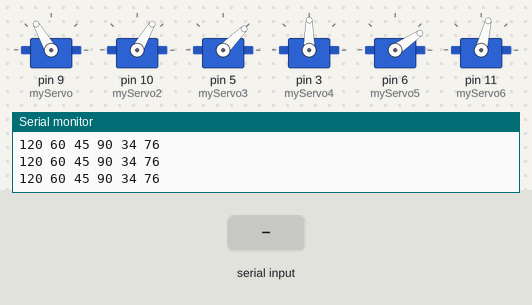
Recording of a sketch running on a simulated Arduino Uno, built with avr-gcc and run on an emulated ATmega328P. On the bench: 6 × servo, the last lines printed to the serial monitor. The test bench sets the inputs (shaded band).

Above: at 1.2 s.
1.3 s: "go\n" received over Serial
At 1.85 s:
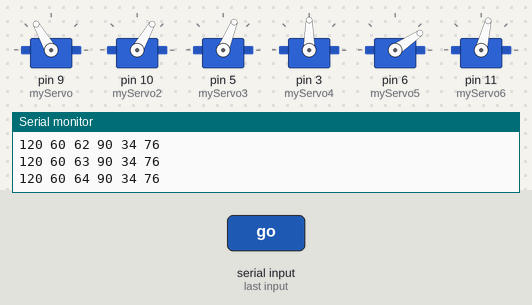
At 3.14 s:
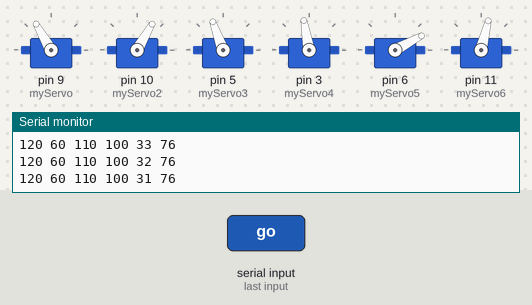
Timing chart, 0 to 21.7 s (numbered marks = the images above; inputs shaded):
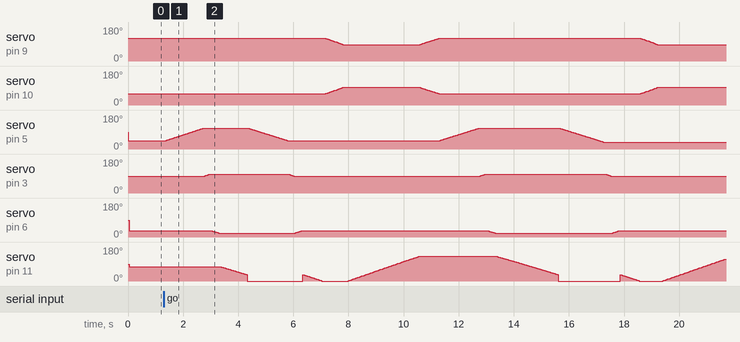

The sketch:

DataServos2.ino
```cpp
//Identical to DataServo but desired angles are printed
#include <Servo.h>

Servo myServo, myServo2, myServo3, myServo4, myServo5, myServo6;

const int HOME_S1 = 120, HOME_S3 = 45, HOME_S4 = 90, HOME_S5 = 34, HOME_S6 = 76;
const int SCAN_S1 = 120, SCAN_S3 = 110, SCAN_S4 = 100, SCAN_S5 = 20, SCAN_S6 = 34;
const int RED_S1 = 120, RED_S3 = 45, RED_S4 = 90, RED_S5 = 34, RED_S6 = 0;
const int GREEN_S1 = 120, GREEN_S3 = 23, GREEN_S4 = 90, GREEN_S5 = 34, GREEN_S6 = 0;
const int BLUE_S1 = 120, BLUE_S3 = 67, BLUE_S4 = 90, BLUE_S5 = 34, BLUE_S6 = 0;

int currentS1 = HOME_S1, currentS3 = HOME_S3, currentS4 = HOME_S4, currentS5 = HOME_S5, currentS6 = HOME_S6;

int readAnalogAngle(int pin) {
  int val = analogRead(pin);
  int angle = map(val, 0, 1023, 0, 270);
  return angle;
}
//Prints the desired angles sent to moveServoSmooth/Mirrored to serial monitor
void printDesiredAngles() {
  Serial.print(currentS1); Serial.print(" ");
  Serial.print(180 - currentS1); Serial.print(" ");
  Serial.print(currentS3); Serial.print(" ");
  Serial.print(currentS4); Serial.print(" ");
  Serial.print(currentS5); Serial.print(" ");
  Serial.println(currentS6);
}

void moveServoSmooth(Servo &servo, int fromAngle, int toAngle, int &currentAngle, int servoNumber, int stepDelay = 10) {
  if (fromAngle < toAngle) {
    for (int a = fromAngle; a <= toAngle; a++) {
      servo.write(a);
      delay(stepDelay);
      currentAngle = a;
      printDesiredAngles();
    }
  } else {
    for (int a = fromAngle; a >= toAngle; a--) {
      servo.write(a);
      delay(stepDelay);
      currentAngle = a;
      printDesiredAngles();
    }
  }
  currentAngle = toAngle;
}

void moveServoMirrored(Servo &s1, Servo &s2, int fromAngle, int toAngle, int &currentAngle, int stepDelay = 10) {
  if (fromAngle < toAngle) {
    for (int a = fromAngle; a <= toAngle; a++) {
      s1.write(a);
      s2.write(180 - a);
      delay(stepDelay);
      currentAngle = a;
      printDesiredAngles();
    }
  } else {
    for (int a = fromAngle; a >= toAngle; a--) {
      s1.write(a);
      s2.write(180 - a);
      delay(stepDelay);
      currentAngle = a;
      printDesiredAngles();
    }
  }
  currentAngle = toAngle;
}

void moveToPreset(int s1, int s3, int s4, int s5, int s6) {
  moveServoMirrored(myServo, myServo2, currentS1, s1, currentS1);
  moveServoSmooth(myServo3, currentS3, s3, currentS3, 3);
  moveServoSmooth(myServo4, currentS4, s4, currentS4, 4);
  moveServoSmooth(myServo5, currentS5, s5, currentS5, 5);
  moveServoSmooth(myServo6, currentS6, s6, currentS6, 6);
}

void sequence() {
moveToPreset(HOME_S1, HOME_S3, HOME_S4, HOME_S5, HOME_S6);
moveToPreset(SCAN_S1, SCAN_S3, SCAN_S4, SCAN_S5, SCAN_S6);
myServo6.write(0);

moveToPreset(RED_S1, RED_S3, RED_S4, RED_S5, 0);
moveToPreset(RED_S1, RED_S3, RED_S4, RED_S5, 0);
moveToPreset(RED_S1 - 33, RED_S3, RED_S4, RED_S5, 0);
moveToPreset(RED_S1 - 33, RED_S3, RED_S4, RED_S5, 130);

moveToPreset(SCAN_S1, SCAN_S3, SCAN_S4, SCAN_S5, SCAN_S6);
myServo6.write(0);

moveToPreset(RED_S1, RED_S3 - 10, RED_S4, RED_S5, 0);
moveToPreset(RED_S1 - 33, RED_S3 - 10, RED_S4, RED_S5, 0);
moveToPreset(RED_S1 - 33, RED_S3 - 10, RED_S4, RED_S5, 130);

moveToPreset(SCAN_S1, SCAN_S3, SCAN_S4, SCAN_S5, SCAN_S6);
myServo6.write(0);

moveToPreset(RED_S1, RED_S3 + 10, RED_S4, RED_S5, 0);
moveToPreset(RED_S1 - 33, RED_S3 + 10, RED_S4, RED_S5, 0);
moveToPreset(RED_S1 - 33, RED_S3 + 10, RED_S4, RED_S5, 130);

moveToPreset(SCAN_S1, SCAN_S3, SCAN_S4, SCAN_S5, SCAN_S6);
}

void setup() {
  Serial.begin(9600);
  myServo.attach(9);
  myServo2.attach(10);
  myServo3.attach(5);
  myServo4.attach(3);
  myServo5.attach(6);
  myServo6.attach(11);
  moveToPreset(HOME_S1, HOME_S3, HOME_S4, HOME_S5, HOME_S6);
}

void loop() {
  if (Serial.available()) {
    String cmd = Serial.readStringUntil('\n');
    cmd.trim();
    if (cmd == "go") {
      sequence();
    }
  }
}
```
